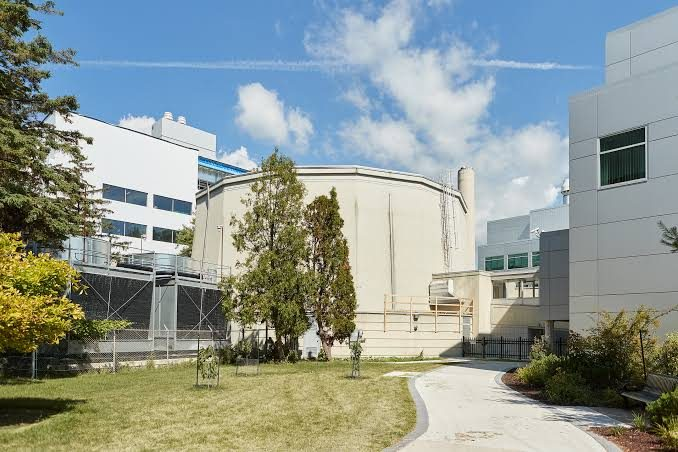
#> input picture assets/img/building.jpg, 678 x 452 px, given in place of NAYGN_logo.png, which was not available
$ python make_assets.py ../assets/img
#> lines starting #> are read from the running program, lines starting #| are printed output that depends on the picture; pictures that were not available may be replaced by others from this repository, and a replacement may not be noted
"""Dev tool: build the app's logo, icons and (downsized) MNR photos from the originals.

    python tools/make_assets.py path/to/folder_with_originals
"""
import sys, pathlib
from PIL import Image

src = pathlib.Path(sys.argv[1])
dst = pathlib.Path(__file__).resolve().parent.parent / "assets"
(dst / "img").mkdir(parents=True, exist_ok=True)

logo = Image.open(src / "NAYGN_logo.png").convert("RGBA")
logo.resize((512, 512), Image.LANCZOS).save(dst / "naygn_logo.png", optimize=True)
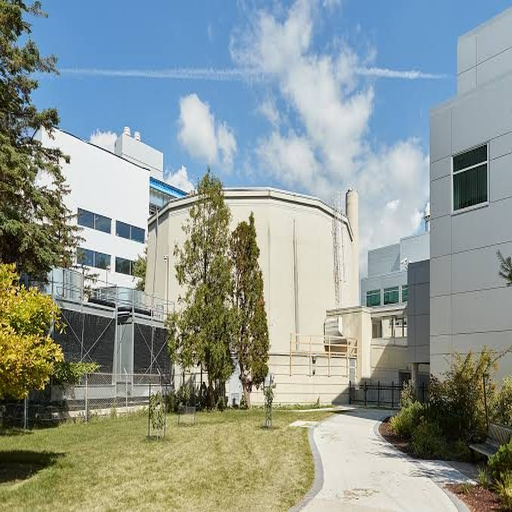
#> saved as naygn_logo.png: PIL image 512x512 RGBA; mean R, G, B, A 142.2, 152.3, 146.9, 255
logo.resize((1024, 1024), Image.LANCZOS).save(dst / "naygn.icns")
logo.resize((256, 256), Image.LANCZOS).save(
    dst / "naygn.ico", sizes=[(16, 16), (24, 24), (32, 32), (48, 48), (64, 64), (128, 128), (256, 256)])
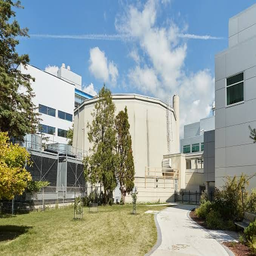
#> saved as naygn.ico: PIL image 256x256 RGBA; mean R, G, B, A 142.2, 152.3, 146.9, 255

photos = {"MNR_people.jpg": "people", "MNR_sign.jpg": "sign", "MNR.jpeg": "building",
          "MNR_core.jpg": "core", "MNR_core_2.jpeg": "core2"}
for name, key in photos.items():
    im = Image.open(src / name).convert("RGB")
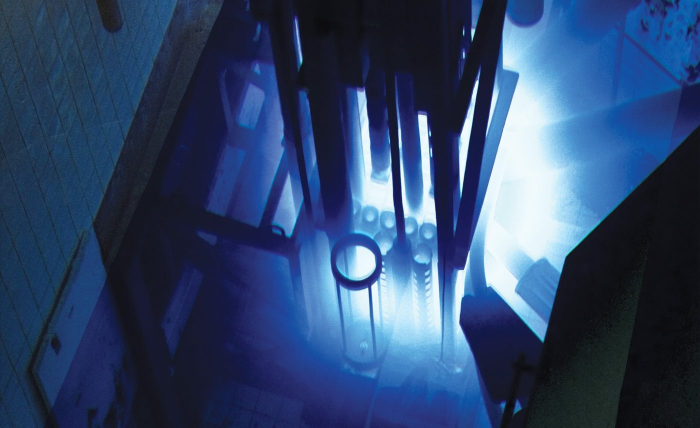
#> input picture assets/img/core.jpg, 1400 x 855 px, given in place of MNR_people.jpg, which was not available (shown at 1/2 size)
#> im is the input picture: PIL image 1400x855 RGB; mean R, G, B 47.9, 70.5, 107.4
#> (the run stopped early here; a loop or call above may not have finished)
